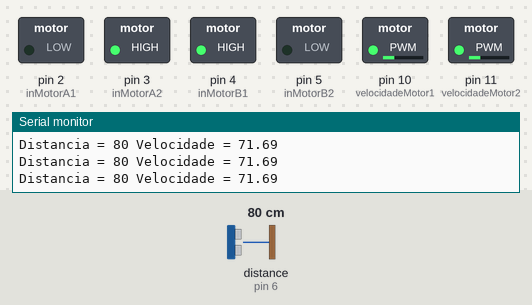
Bench run of a sketch on a simulated Arduino Uno, built with avr-gcc and run on an emulated ATmega328P. Shown: switched loads named in the sketch (green lamp = pin HIGH), the last lines printed to the serial monitor. Wiring (inferred from the names in the program): ultrasonic range finder: trigger pin 7; echo pin 6. Inputs (shaded band) come from the test bench; at power-on: distance to the obstacle (sensor on pin 6) 80 cm. The echo pulse lasts 58.3 µs per cm; pins used as bus, display or sensor lines are not drawn.

Above: at 1.2 s.
1.3 s: distance to the obstacle (sensor on pin 6) set to 2 cm
At 2.0 s:
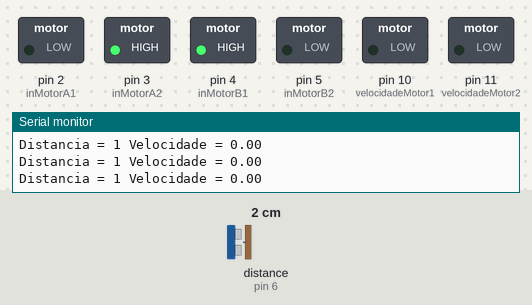
2.9 s: distance to the obstacle (sensor on pin 6) set to 18 cm
At 4.1 s:
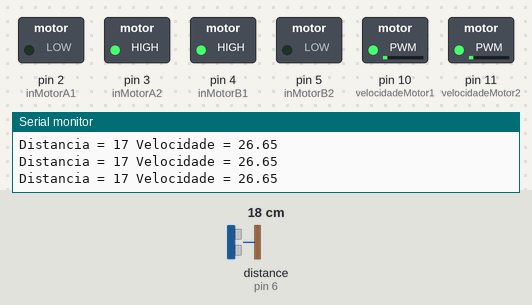
4.5 s: distance to the obstacle (sensor on pin 6) set to 250 cm
At 5.9 s:
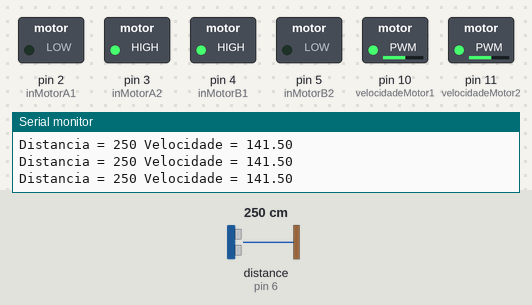
6.2 s: distance to the obstacle (sensor on pin 6) set to 4 cm
At 7.4 s:
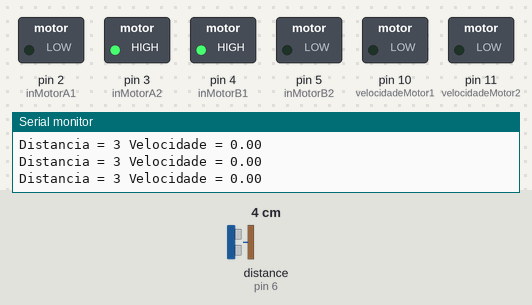
7.7 s: distance to the obstacle (sensor on pin 6) set to 60 cm
At 8.6 s:
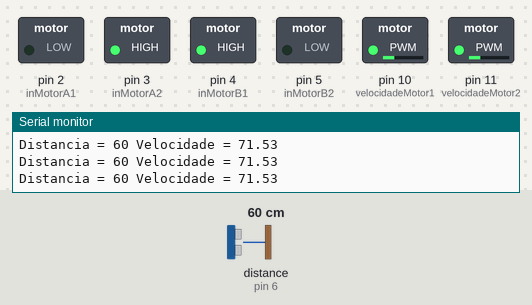
Timing chart, 0 to 10.3 s (numbered marks = the images above; inputs shaded):
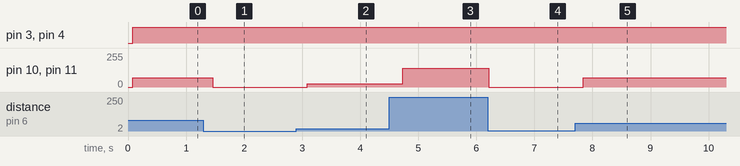

Measured:
- after the input at 1.3 s, pin 10 (velocidadeMotor1), pin 11 (velocidadeMotor2): 71/255 → 0/255 after 0.16 s
- after the input at 2.9 s, pin 10 (velocidadeMotor1), pin 11 (velocidadeMotor2): 0/255 → 26/255 after 0.18 s
- after the input at 4.5 s, pin 10 (velocidadeMotor1), pin 11 (velocidadeMotor2): 26/255 → 141/255 after 0.23 s
- after the input at 6.2 s, pin 10 (velocidadeMotor1), pin 11 (velocidadeMotor2): 141/255 → 0/255 at once
- after the input at 7.7 s, pin 10 (velocidadeMotor1), pin 11 (velocidadeMotor2): 0/255 → 71/255 after 0.14 s

The sketch:

sketch_dec18a.ino
```cpp
#include <Fuzzy.h>
int inMotorA1=2, inMotorA2=3;
int inMotorB1=4, inMotorB2=5;
long duracion,distancia;
float velocidadeMotor1=10;
float velocidadeMotor2=11;
#define Pecho 6
#define Ptrig 7

Fuzzy* fuzzy = new Fuzzy();

 FuzzySet* demcerca = new FuzzySet (0, 10, 13, 15);      //Conjunto difuso Distancia demasiado cerca
 FuzzySet* muycerca = new FuzzySet  (13, 30, 40, 50);    //Conjunto difuso Distancia muy cerca
 FuzzySet* cerca = new FuzzySet   (43, 62, 76, 90);     //Conjunto difuso Distancia cerca
 FuzzySet* lejos = new FuzzySet  (80, 120, 180, 360);     //Conjunto difuso Distancia promedio


 FuzzySet* Alto = new FuzzySet(0, 0, 0, 0);                // Velocidad para detener
 FuzzySet* Suave = new FuzzySet(5, 15, 25, 50);         // Velocidad suave
 FuzzySet* Media = new FuzzySet(45,60, 80, 100);    // Velocidad medio
 FuzzySet* Rapida = new FuzzySet(95, 120, 130, 200);  // Velocidad rápido

void setup() {

  FuzzyInput* distance = new FuzzyInput(1);
  distance->addFuzzySet(demcerca); //Agrega fuzzyset demasiado cerca a distancia
  distance->addFuzzySet(muycerca); //Agrega fuzzyset muy cerca a distancia
  distance->addFuzzySet(cerca);    //Agrega fuzzyset cerca a distancia
  distance->addFuzzySet(lejos);    //Agrega fuzzyset lejos a distancia
  fuzzy->addFuzzyInput(distance);  //Agrega entrada difusa al objeto difuso


  //Crear composición de entrada difusa vel
  FuzzyOutput* vel = new FuzzyOutput(1);
  vel->addFuzzySet(Alto); // Agregar fuzzyset paro
  vel->addFuzzySet(Suave);// Agregar fuzzyset lento
  vel->addFuzzySet(Media);// Agregar fuzzyset medio
  vel->addFuzzySet(Rapida);//Agregar fuzzyset rapido
  fuzzy->addFuzzyOutput(vel);// Agrega entrada difusa al objeto difuso


  FuzzyRuleAntecedent* ifdistancedemcerca = new FuzzyRuleAntecedent(); // Inicializando antecedente de la expresión
  ifdistancedemcerca->joinSingle(demcerca); // Agregando FuzzySet correspondiente al antecedente
  FuzzyRuleConsequent* paro = new FuzzyRuleConsequent(); // Inicializando consecuencia de la expresión
  paro->addOutput(Alto); // Agregando FuzzySet correspondiente a la consecuencia
  // Instantiating a FuzzyRule object
  FuzzyRule* fuzzyRule01 = new FuzzyRule(1, ifdistancedemcerca, paro);
  fuzzy->addFuzzyRule(fuzzyRule01); // Agrega regla difusa al objeto difuso.

  FuzzyRuleAntecedent* ifdistancemuycerca = new FuzzyRuleAntecedent(); // Inicializando antecedente de la expresión
  ifdistancemuycerca->joinSingle(muycerca); // Agregando FuzzySet correspondiente al antecedente
  FuzzyRuleConsequent* muydespacio = new FuzzyRuleConsequent(); // Inicializando consecuencia de la expresión
  muydespacio->addOutput(Suave); // Agregando FuzzySet correspondiente a la consecuencia
  // Instantiating a FuzzyRule object
  FuzzyRule* fuzzyRule02 = new FuzzyRule(2, ifdistancemuycerca, muydespacio);
  fuzzy->addFuzzyRule(fuzzyRule02); // Agrega regla difusa al objeto difuso.

  FuzzyRuleAntecedent* ifdistancecerca = new FuzzyRuleAntecedent(); // Inicializando antecedente de la expresión
  ifdistancecerca->joinSingle(cerca); // Agregando FuzzySet correspondiente al antecedente
  FuzzyRuleConsequent* despacio = new FuzzyRuleConsequent(); // Inicializando consecuencia de la expresión
  despacio->addOutput(Media); // Agregando FuzzySet correspondiente a la consecuencia
  // Instantiating a FuzzyRule object
  FuzzyRule* fuzzyRule03 = new FuzzyRule(3, ifdistancecerca, despacio);
  fuzzy->addFuzzyRule(fuzzyRule03); // Agrega regla difusa al objeto difuso


  FuzzyRuleAntecedent* ifdistancelejos= new FuzzyRuleAntecedent(); // Inicializando antecedente de la expresión
  ifdistancelejos->joinSingle(lejos); // Agregando FuzzySet correspondiente al antecedente
  FuzzyRuleConsequent* rapido = new FuzzyRuleConsequent(); // Inicializando consecuencia de la expresión
  rapido->addOutput(Rapida); // Agregando FuzzySet correspondiente a la consecuencia
  // Instantiating a FuzzyRule object
  FuzzyRule* fuzzyRule04 = new FuzzyRule(4, ifdistancelejos, rapido);
  fuzzy->addFuzzyRule(fuzzyRule04); // Agrega regla difusa al objeto difuso

  pinMode (Pecho, INPUT);
  pinMode (Ptrig, OUTPUT);
  pinMode(inMotorA1,OUTPUT);
  pinMode(inMotorB1,OUTPUT);
  pinMode(inMotorA2,OUTPUT);
  pinMode(inMotorB2,OUTPUT);

  pinMode(velocidadeMotor1,OUTPUT);
  pinMode(velocidadeMotor2,OUTPUT);
  Serial.begin(9600);


}

void loop(){
  digitalWrite(Ptrig, LOW);
  delayMicroseconds(2);
  digitalWrite(Ptrig, HIGH);
  delayMicroseconds(10);
  digitalWrite(Ptrig, LOW);
  duracion = pulseIn(Pecho, HIGH);
  distancia = (duracion/2)/29;

    fuzzy->setInput(1, distancia);

    fuzzy->fuzzify();

    float v = fuzzy->defuzzify(1);

    analogWrite(velocidadeMotor1,v);
    analogWrite(velocidadeMotor2,v);

    digitalWrite(inMotorA1,LOW);
    digitalWrite(inMotorA2,HIGH);
    digitalWrite(inMotorB1,HIGH);
    digitalWrite(inMotorB2,LOW);

    Serial.print("Distancia = ");
    Serial.print(distancia);
    Serial.print(" Velocidade = ");
    Serial.println(v);
    delay(100);
}
```
